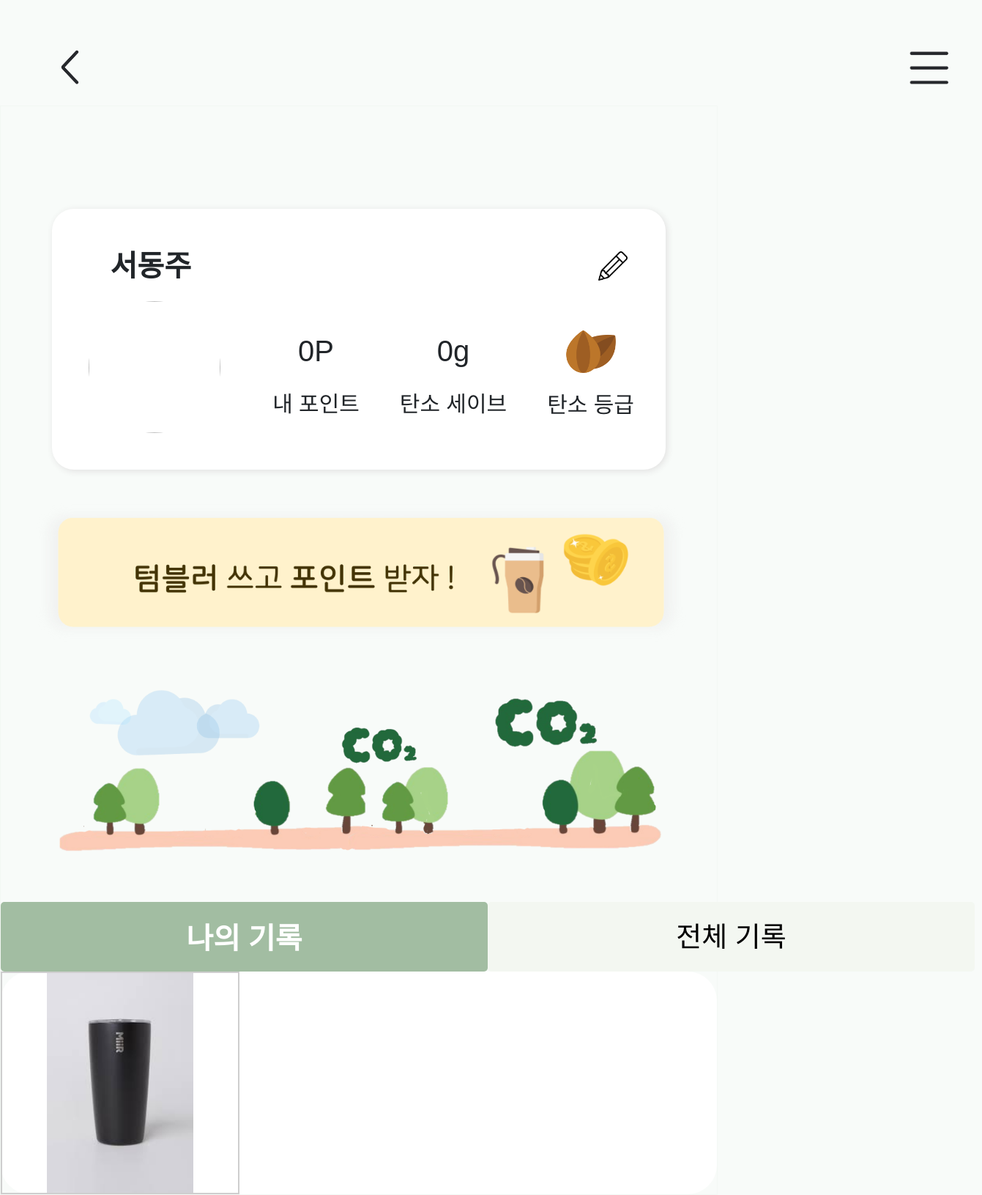
The page /main/2 on the database its author committed.
### topics/models.py (models this page shows)
class User(models.Model):
    userid = models.TextField() #아이디
    userpwd = models.TextField() #비번
    name = models.CharField(max_length=20) #이름
    email = models.EmailField()
    profile = models.ImageField(blank=True, null=True, upload_to="") #글 입력시 이미지

class UserSummary(models.Model):
    userid = models.IntegerField() #user pk
    accumulated_point = models.IntegerField() #누적 포인트
    used_point = models.IntegerField() #사용 포인트
    tumbler = models.IntegerField(); #50g
    bag = models.IntegerField(); #32g
    container = models.IntegerField(); #200g

class Diary(models.Model):
    userid = models.IntegerField() #user pk
    cat_selected = models.CharField(max_length=15, null=False, default="no")
    create_at = models.DateTimeField(auto_now_add=True) #등록일자
    image = models.ImageField() #등록 이미지
    comment = models.TextField() #글쓰기 내용
    acc_bool = models.BooleanField(default=False)

### topics/views.py (the view)
# urls.py: path('', views.main, name='main'),  # '/' 에 해당되는 path
def main(request, pk):
    one = User.objects.get(pk = pk)
    diary = Diary.objects.filter(userid = pk)
    try:
        point = UserSummary.objects.get(userid = pk)
    except UserSummary.DoesNotExist:
        point = UserSummary(userid = pk, accumulated_point =0, used_point=0,
                            tumbler=0, bag=0, container=0)
        point.save()
    savePoint = point.tumbler*50 + point.bag*32 + point.container*200
    acc = point.accumulated_point
    contents = Diary.objects.filter(userid=pk)
    contents_all = Diary.objects.all().order_by('-id')
    day_cnt = 0
    today = DateFormat(datetime.now()).format('Ymd')
    for dd in diary:
        day = str(dd.create_at.year) + str(dd.create_at.month) + str(dd.create_at.day)
        if day == today:
            if dd.cat_selected == "tumbler":
                day_cnt+=1
            elif dd.cat_selected == "bag":
                day_cnt+=1
            else:
                day_cnt+=1
    context={
        'one':one,
        'point':point,
        'savePoint':savePoint,
        'contents': contents,
        'contents_all': contents_all,
        'acc':acc,
        'day_cnt':day_cnt
    }
    return render(request, "topics/main.html", context)

### topics/templates/topics/main.html (shortened to what this page needs)
{% extends 'base.html' %}
{% block content %}
{% load static %}
  <head>
    <link href="https://cdn.jsdelivr.net/npm/bootstrap@5.1.3/dist/css/bootstrap.min.css" rel="stylesheet">
  <link rel="stylesheet" href="{% static 'css/topics/main.css' %}">
  </head>
  <body>
    <div class="body">
      <div class="con">
          <div id="box1">
            <div id="yyy">
            <div class="profile-id">
              {{one.name}}
            </div>
            <button id="pc_bt" onclick="location.href='{% url 'topics:write' one.pk%}'"><img id="pc_img" src="{% static 'images/pencil.png' %}" ></button>
          </div>
            <div class="profile" style="display: flex; flex-direction: row; justify-content: space-between;">
              <div class="profile-img-box"  style="width: 180px; height: 180px;"
              >
                <img class="profile-img" src="https://pbs.twimg.com/profile_images/1324185005883486208/gOBh4kKR_400x400.jpg">
              </div>
              <div class="profile_box">
                <div class="under_profile_box" style=" width: 50%;">
                  <div class="point">
                    {{point.used_point}}P
                  </div>
                  <div class="point_tag" onclick="location.href='{% url 'topics:point' one.pk%}'">
                    내 포인트
                  </div>
                </div>
                <div class="under_profile_box" style="width: 100%;" onclick="location.href='{% url 'topics:save' one.pk %}'">
                  <div class="point">
                    {{savePoint}}g
                  </div>
                  <div class="point_tag">
                    탄소 세이브
                  </div>
                </div>
                <div class="under_profile_box" style="width: 50%;">
                  <div class="point" id="img_point">
                    <img src="{% static 'images/seed.png' %}" height="60px" width="70px">
                  </div>
                  <div class="point_tag">
                    탄소 등급
                  </div>
                </div>
              </div>
            </div>
          </div>
        <div class="slide_box" style="padding-left:40px"
         onclick="location.href='{% url 'topics:graph' one.pk %}'">
          <div class="slider">
              <div class="slides">
                  <div class="slide first">
                    <img id="sajin" src="{% static 'images/텀포.png' %}">
                  </div>
                  <div class="navigation-auto">
                      <div class="auto-btn1"></div>
                      <div class="auto-btn2"></div>
                      <div class="auto-btn3"></div>
                  </div>
              </div>
            </div>
        </div>
<div class="box2">
  {% if day_cnt is 3 %}
   <div id="foot">
    <img class="foot_1" src="{% static 'images/best.png' %}">
  </div>
  {% elif day_cnt is 2%}
   <div id="foot">
    <img class="foot_1" src="{% static 'images/good.png' %}">
  </div>
  {% elif day_cnt is 1 %}
   <div id="foot">
    <img class="foot_1" src="{% static 'images/soso.png' %}">
  </div>
  {% else %}
  <div id="foot">
    <img class="foot_1" src="{% static 'images/bad.png' %}">
  </div>
{% endif %}
</div>
        <div class="left-body">
          <div class="container">
            <div class="TabMenu">
            <ul class="tabs">
                <li class="tab-link current" data-tab="tab-1">나의 기록</li>
                <li class="tab-link" data-tab="tab-2">전체 기록</li>
            </ul>
            </div>
          </div>
 <div id="tab-1" class="tab-content current">
  <div class="container-fluid" style='display:inline-block;'>
    <div class="row text-center">
    {% for content in contents %}
    <div class='col-4' style="border:2px solid #cecece;" onclick="location.href='{% url 'topics:feed_detail' content.id %}'">
      <img class='img-fluid' src={{content.image.url}} style='height: 300px;'>
    </div>
    {% endfor %}
  </div>
</div>
</div>
</div>
        </div>
      </div>
      </body>
    {% endblock content %}

### topics/static/css/topics/main.css (style rules this page uses)
.body { margin-top: 0; width: 980px; justify-content: center; align-items: center; }
.con { margin-top: 0px; border: 1px solid rgba(195, 219, 200, 0.107); }
.left-body { width: 100%; margin-top: 30px; }
.profile { display: flex; flex-direction: column-reverse; align-items: start; }
.profile-id { font-weight: 1000; font-size: 40px; padding: 8px; width: 25%; text-align: center; }
.profile-img-box { width: 40px; height: 40px; border-radius: 70%; overflow: hidden; margin: 10px 15px 10px 10px; }
.profile-img { width: 100%; height: 100%; object-fit: cover; }
#box1 { border-radius: 30px; background-color: white; box-shadow: 2px 2px 10px rgb(225, 224, 224); margin: 50px 70px; padding: 40px; margin-top: 140px; margin-bottom: 40px; }
.box2 { font-size: 40px; width: 100%; left: 600px; margin-bottom: 80px; display: flex; flex-direction: column; align-items: center; height: 270px; }
.point_tag { font-size: 30px; margin-top: 20px; }
.point { font-size: 40px; margin-top: 20px; }
.profile_box { display: flex; justify-content: space-around; flex-direction: row; width: 500px; font-size: 22px; text-align: center; height: 200px; }
.under_profile_box { display: flex; flex-direction: column; justify-content: center; }
@media (prefers-reduced-motion: no-preference) { * { scroll-behavior: smooth; } }
ul.tabs { list-style: none; width: 136%; margin: 0px; padding: 0px; }
ul.tabs li { background: none; color: rgb(0, 0, 0); display: inline-block; padding: 10px 15px; cursor: pointer; font-size: 38px; background-color: rgb(243, 247, 241); width: 50%; text-align: center; border-radius: 5px; height: 95px; padding-top: 20px; }
.tabs { width: 100%; display: flex; flex-direction: row; align-items: center; }
ul.tabs li.current { background: #8eaf8dcd; color: rgb(255, 255, 255); font-size: 40px; align-items: center; padding-top: 20px; font-weight: bold; }
.tab-content { display: none; background: #ffffff; padding: 15px; border-radius: 40px; }
.tab-content.current { display: inherit; }
.container { margin: 0; padding: 0; margin-top: 40px; }
#tab-1 { padding: 0px; }
#sajin { background-color: transparent; height: 200px; width:900px; }
.slider { width: 900px; height: 200px; border-radius : 10px; overflow : hidden; }
.slides { width : 500%; height : 200px; display : flex; }
.slide { width : 20%; transition: 2s; }
.slide img { width : 900px; height : 200px; }
.navigation-auto { position : absolute; display : flex; width : 900px; justify-content : center; margin-top : 160px; }
.navigation-auto div { border : 4px solid transparent; padding : 5px; border-radius : 10px; transition : 1.5s; }
.navigation-auto div:not(:last-child) { margin-right: 40px; }
.slide_box { margin-bottom: 0px; }
#foot { height: 200px; width: 100%; margin-top: 30px; }
.foot_1 { width: 850px; height: 260px; margin-bottom: 30px; margin-left: 70px; }
#pc_bt { background-color: transparent; border: 0px; }
#pc_img { width: 40px; height: 40px; margin-left: 510px; }
#yyy { display: flex; flex-direction: row; }

### rows shown on the page
User: name "서동주"
UserSummary: used_point "0"
Diary: image (picture)

### other values the page prints
{{ savePoint }} "0"
